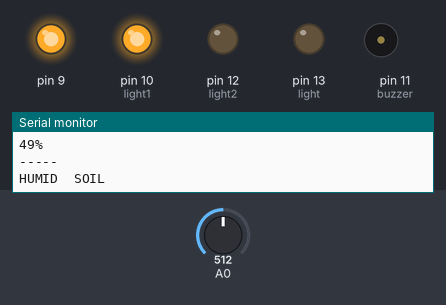
Recording of a sketch running on a simulated Arduino Uno, built with avr-gcc and run on an emulated ATmega328P. On the bench: output pins drawn as LEDs (lit = HIGH), buzzer (waves = sounding), the last lines printed to the serial monitor. Inputs (shaded band) come from the test bench; at power-on: A0 = 512.

Above: at 1.8 s.
1.9 s: A0 set to 581
3.4 s: A0 set to 618
At 4.8 s:
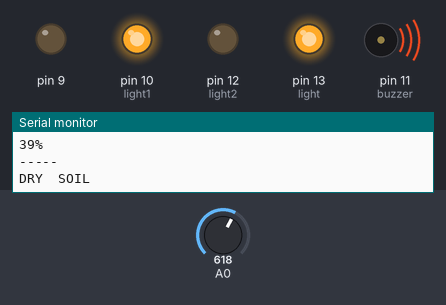
7.5 s: A0 set to 360
At 9.2 s:
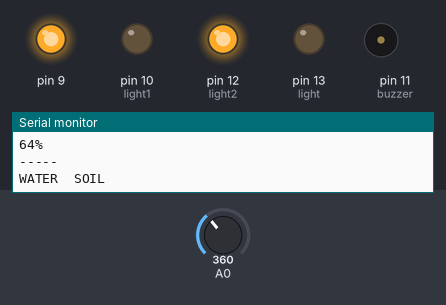
9.5 s: A0 set to 381
At 11.0 s:
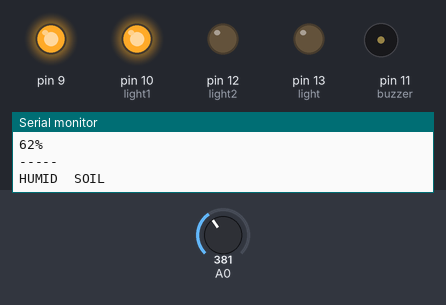
11.5 s: A0 set to 306
At 12.5 s:
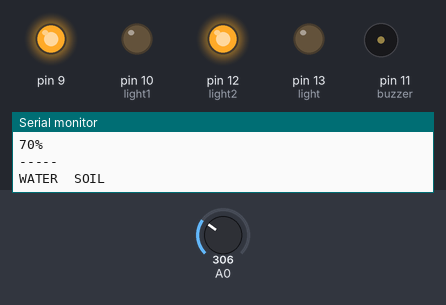
13.5 s: A0 set to 380
At 15.3 s:
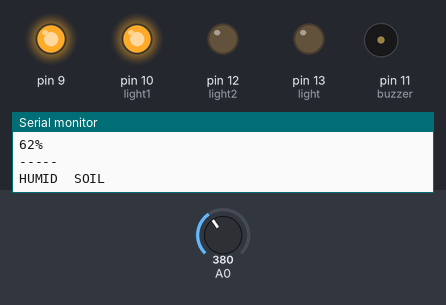
Timing chart, 0 to 16.5 s (numbered marks = the images above; inputs shaded):
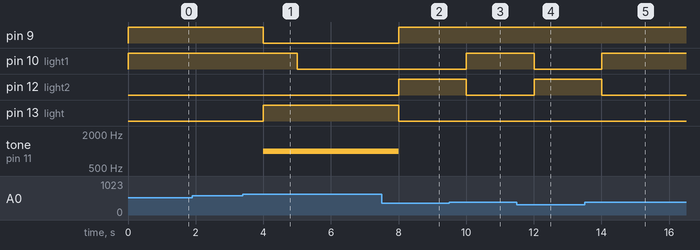

Measured:
- the behaviour switches between 599 and 600 on A0 (found by bisection; images 0 and 1)
- the behaviour switches between 369 and 370 on A0 (found by bisection; images 2 and 3)
- after the input at 3.4 s, pin 9: HIGH → LOW after 0.60 s; pin 10 (light1): HIGH → LOW after 1.6 s; pin 13 (light): LOW → HIGH after 0.60 s; tone on pin 11 (buzzer): silent → 1000 Hz after 0.60 s
- after the input at 7.5 s, pin 9: LOW → HIGH after 0.50 s; pin 12 (light2): LOW → HIGH after 0.51 s; pin 13 (light): HIGH → LOW after 0.51 s; tone on pin 11 (buzzer): 1000 Hz → silent after 0.50 s
- after the input at 9.5 s, pin 10 (light1): LOW → HIGH after 0.51 s; pin 12 (light2): HIGH → LOW after 0.51 s
- after the input at 11.5 s, pin 10 (light1): HIGH → LOW after 0.51 s; pin 12 (light2): LOW → HIGH after 0.51 s
- after the input at 13.5 s, pin 10 (light1): LOW → HIGH after 0.51 s; pin 12 (light2): HIGH → LOW after 0.51 s

The sketch:

dentifying_moisture_content_in_Agricultural_land_using_ardui.ino
```cpp
#include<Wire.h>

const int buzzer = 11;
const int light = 13;
const int light1 = 10;
const int light2 = 12;

int moisture;

void setup() {
  pinMode(A0,INPUT);
  Serial.begin(9600);
  pinMode(buzzer,OUTPUT);
  pinMode(light,OUTPUT);
  pinMode(light1,OUTPUT);
  pinMode(light2,OUTPUT);
  pinMode(9,OUTPUT);
  Serial.println("soil Moisture Program");
}

void loop() {
  int SensorValue = analogRead(A0);
  moisture = (100-((SensorValue/1023.00)*100));
  Serial.print(moisture);
  Serial.println("%");
  Serial.println("-----");
  if(SensorValue<1000 && SensorValue>=600){
    digitalWrite(9,LOW);
    Serial.println("DRY  SOIL");
    digitalWrite(light,HIGH);
    tone(buzzer,1000);
    delay(1000);
    digitalWrite(light1,LOW);
    digitalWrite(light2,LOW);
    tone(buzzer,500);
    noTone(buzzer);
  }
  if(SensorValue<600 && SensorValue>=370){
    digitalWrite(9,HIGH);
    Serial.println("HUMID  SOIL");
    digitalWrite(light1,HIGH);
    digitalWrite(light2,LOW);
    digitalWrite(light,LOW);
    delay(1000);
  }
  if(SensorValue<370){
    digitalWrite(9,HIGH);
    Serial.println("WATER  SOIL");
    digitalWrite(light2,HIGH);
    digitalWrite(light,LOW);
    digitalWrite(light1,LOW);
    delay(1000);
  }
}
```
